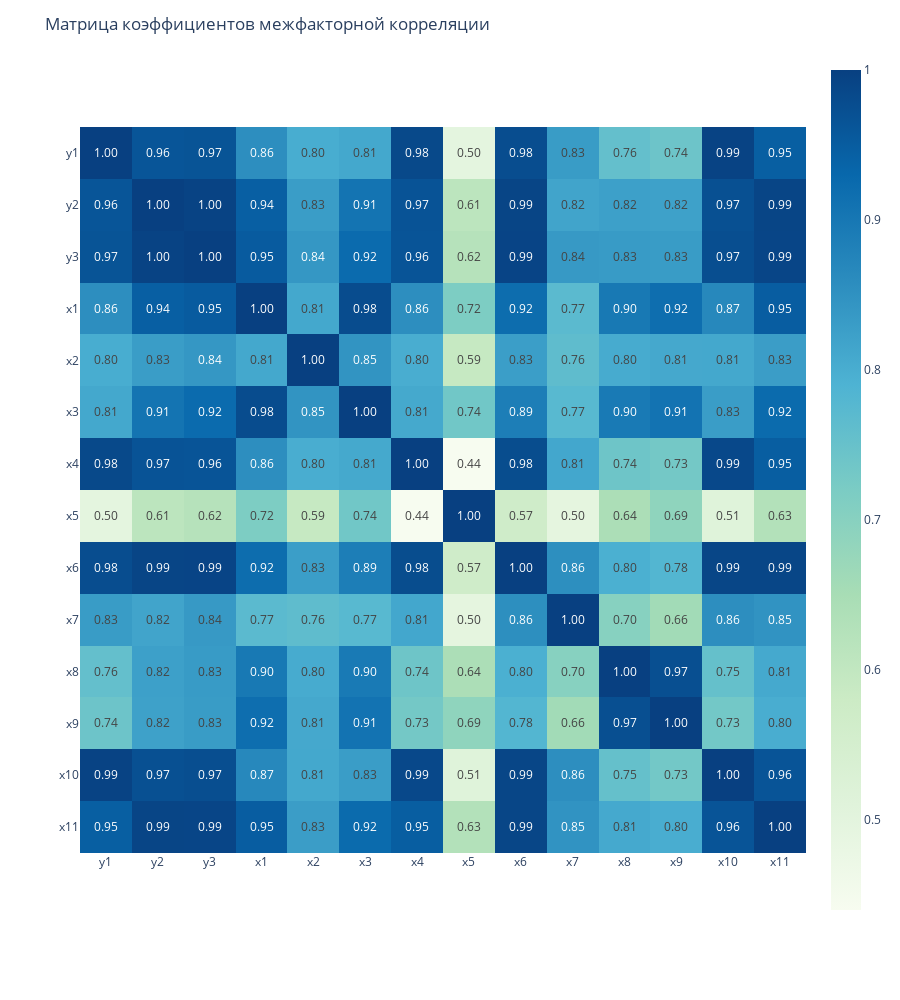

The notebook cell this image was saved under:
### Markdown cell above
# Матрица коэффициентов межфакторной корреляции

### Code cell
un_data = data.copy()

fig = px.imshow(un_data.corr(), text_auto='.2f', color_continuous_scale="gnbu")
# fig = px.imshow(un_data.corr(), text_auto='.2f', color_continuous_scale="matter")
fig.update_layout(height=1000, title_text="Матрица коэффициентов межфакторной корреляции")
fig.show()

### Figure 1 — Plotly figure (JSON) as saved in the notebook; plotly's stock layout.template omitted (floating-point values rounded to 4 significant figures; data arrays with more than 128 entries replaced by an {"elided": "..."} marker saying what was removed)
{"data": [{"coloraxis": "coloraxis", "hovertemplate": "x: %{x}<br>y: %{y}<br>color: %{z}<extra></extra>", "name": "0", "texttemplate": "%{z:.2f}", "type": "heatmap", "x": ["y1", "y2", "y3", "x1", "x2", "x3", "x4", "x5", "x6", "x7", "x8", "x9", "x10", "x11"], "xaxis": "x", "y": ["y1", "y2", "y3", "x1", "x2", "x3", "x4", "x5", "x6", "x7", "x8", "x9", "x10", "x11"], "yaxis": "y", "z": {"elided": "14x14 float values"}}], "layout": {"coloraxis": {"colorscale": [[0, "rgb(247,252,240)"], [0.125, "rgb(224,243,219)"], [0.25, "rgb(204,235,197)"], [0.375, "rgb(168,221,181)"], [0.5, "rgb(123,204,196)"], [0.625, "rgb(78,179,211)"], [0.75, "rgb(43,140,190)"], [0.875, "rgb(8,104,172)"], [1, "rgb(8,64,129)"]]}, "height": 1000, "margin": {"t": 60}, "title": {"text": "Матрица коэффициентов межфакторной корреляции"}, "xaxis": {"anchor": "y", "constrain": "domain", "domain": [0, 1], "scaleanchor": "y"}, "yaxis": {"anchor": "x", "autorange": "reversed", "constrain": "domain", "domain": [0, 1]}}}
